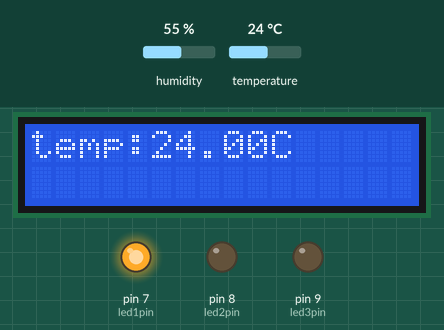
A sketch run on a simulated Arduino Uno, built with avr-gcc and run on an emulated ATmega328P. On the bench: 16×2 character LCD, output pins drawn as LEDs (lit = HIGH). The inputs (shaded band) are chosen by the test bench; at power-on: temperature 24 °C, humidity 55 %. What the sketch prints to the serial monitor is not drawn.

Above: at 3.2 s.
3.3 s: temperature set to 28 °C
At 5.4 s:
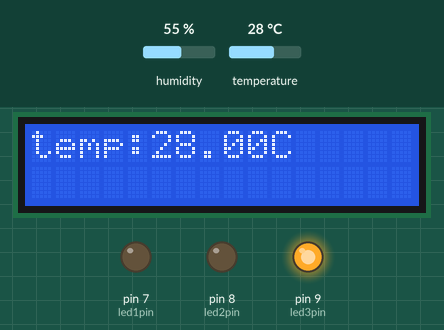
6.0 s: temperature set to 12 °C
At 6.8 s:
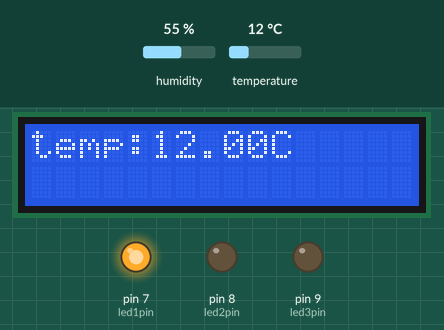
12.0 s: temperature set to 19 °C
At 13.6 s:
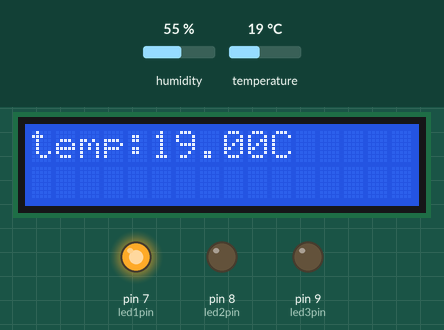
Timing chart, 0 to 15.1 s (numbered marks = the images above; inputs shaded):
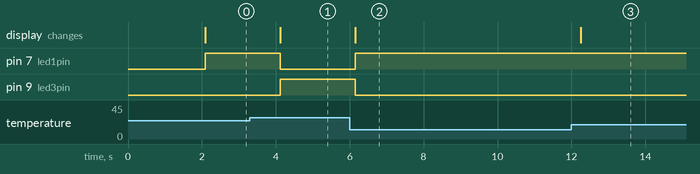

The sketch:

sketch_oct28a.ino
```cpp
#include <Wire.h>
#include <LiquidCrystal.h>
#include <DHT.h>

// Define os pinos dos LEDs
const int led1pin = 7; // led Verde
const int led2pin = 8; // led Amarelo
const int led3pin = 9; // led Vermelho

// Define o sensor DHT
#define DHTPIN 13
#define DHTTYPE DHT11

DHT dht(DHTPIN, DHTTYPE);

LiquidCrystal lcd(12, 11, 5, 4, 3, 2);
float temperatura;

// Controle de tempo
const long intervaloDeLeitura = 2000;


void setup() {
  lcd.begin(16, 2);
  dht.begin();
  Serial.begin(9600);

  pinMode(led1pin, OUTPUT);
  pinMode(led2pin, OUTPUT);
  pinMode(led3pin, OUTPUT);

  lcd.setCursor(0, 0);
  lcd.print("Sistema Iniciado");
  delay(2000);
  lcd.clear();
}

void loop() {
    float temperatura = dht.readTemperature();

    if (isnan(temperatura)) {
      lcd.clear();
      lcd.setCursor(0, 0);
      lcd.print("Erro na leitura");
      return;
    }

    lcd.clear();
    lcd.setCursor(0, 0);
    lcd.print("temp:  ");
    lcd.setCursor(5,0);
    lcd.print(temperatura);
    lcd.setCursor(10,0);
    lcd.print("C");


    // Controle de LEDs
    if (temperatura < 27) {
      digitalWrite(led1pin, HIGH);
      digitalWrite(led2pin, LOW);
      digitalWrite(led3pin, LOW);
    } else if (temperatura == 27) {
      digitalWrite(led1pin, LOW);
      digitalWrite(led2pin, HIGH);
      digitalWrite(led3pin, LOW);
    } else {
      digitalWrite(led1pin, LOW);
      digitalWrite(led2pin, LOW);
      digitalWrite(led3pin, HIGH);
    }

    Serial.print("Temperatura: ");
    Serial.print(temperatura);
    Serial.println(" °C");

    // Envia o valor puro para o Flask
    Serial.println(temperatura);
  }
```

Measured:
- after the input at 3.3 s, pin 7 (led1pin): HIGH → LOW after 0.82 s; pin 9 (led3pin): LOW → HIGH after 0.82 s; the display: changes after 0.82 s (image 1)
- after the input at 6.0 s, pin 7 (led1pin): LOW → HIGH after 0.15 s; pin 9 (led3pin): HIGH → LOW after 0.15 s; the display: changes after 0.15 s (image 2)
- after the input at 12.0 s, the display: changes after 0.25 s (image 3)
